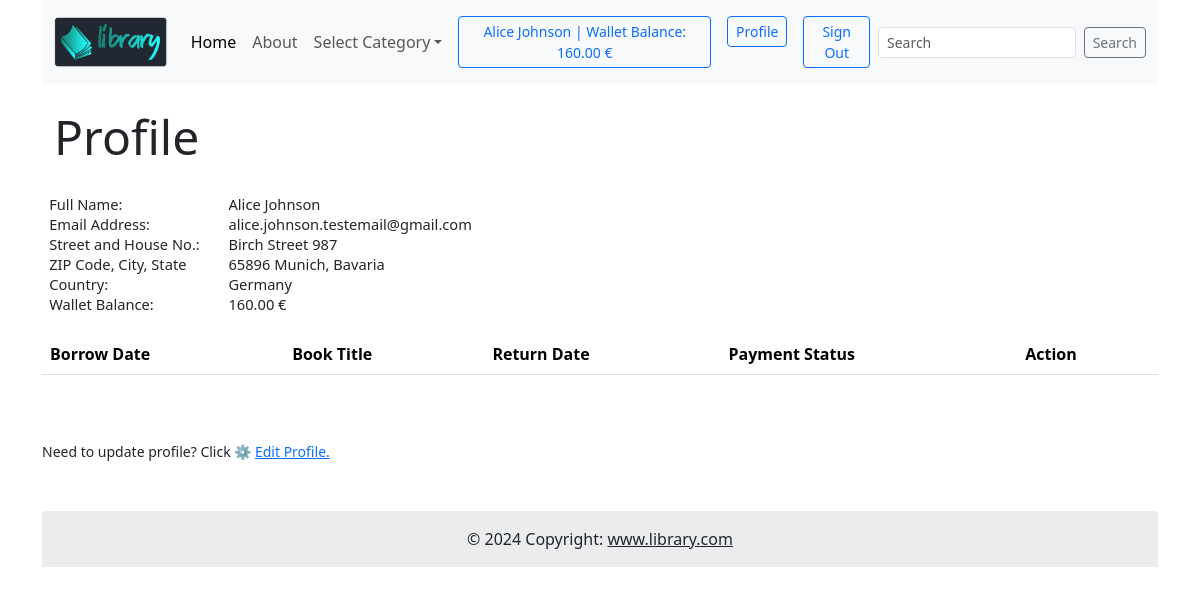
/user/profile/ (signed in), run on the app's committed database.
### user_app/models.py (models this page shows, shortened)
class UserProfile(models.Model):
    user = models.OneToOneField(User, on_delete=models.CASCADE)
    user_address = models.ForeignKey(UserAddress, on_delete=models.CASCADE)
    wallet_balance = models.DecimalField(max_digits=8, decimal_places=2, default=0)

class UserAddress(models.Model):
    user = models.OneToOneField(User, on_delete=models.CASCADE)
    road_and_house = models.CharField(max_length=500)
    zip_code = models.IntegerField()
    city = models.CharField(max_length=50)
    state = models.CharField(max_length=50)
    country = models.CharField(max_length=50)

### user_app/views.py (the view)
# urls.py: path('user/profile/',           Profile_View.as_view(),         name='profile'),
class Profile_View(LoginRequiredMixin, View):
    def get(self, request, *args, **kwargs):
        user_borrows = Borrow.objects.filter(user_profile=self.request.user.userprofile).order_by('-id')
        context = {
            'user': request.user,
            'user_address': request.user.useraddress,
            'user_profile': request.user.userprofile,
            'user_borrows': user_borrows,
        }
        return render(request, 'user_app/user_profile.html', context)

### user_app/templates/user_app/user_profile.html (shortened to what this page needs)
{% extends 'core/base.html' %}
{% block page_heading %} <div class="container"><h1 class="display-5">Profile</h1></div> {% endblock %}
{% block page_content %}
	<p style='margin: 0cm;font-size:11.0pt;font-family:"Calibri",sans-serif;line-height:normal;'><span style='font-family:"Segoe UI",sans-serif;'>&nbsp;</span></p>
	<table style="border-collapse:collapse;border:none;">
		<tbody>
		<tr>
			<td style="width: 134.45pt;padding: 0cm 5.4pt;vertical-align: top;"><p style='margin: 0cm;font-size:11.0pt;font-family:"Calibri",sans-serif;line-height:normal;'><span style='font-family:"Segoe UI",sans-serif;'>Full Name:</span></p></td>
			<td style="width: 205.5pt;padding: 0cm 5.4pt;vertical-align: top;"><p style='margin: 0cm;font-size:11.0pt;font-family:"Calibri",sans-serif;line-height:normal;'><span style='font-family:"Segoe UI",sans-serif;'>{{ user.first_name }} {{ user.last_name }}</span></p></td>
		</tr>
		<tr>
			<td style="width: 134.45pt;padding: 0cm 5.4pt;vertical-align: top;"><p style='margin: 0cm;font-size:11.0pt;font-family:"Calibri",sans-serif;line-height:normal;'><span style='font-family:"Segoe UI",sans-serif;'>Email Address:</span></p></td>
			<td style="width: 205.5pt;padding: 0cm 5.4pt;vertical-align: top;"><p style='margin: 0cm;font-size:11.0pt;font-family:"Calibri",sans-serif;line-height:normal;'><span style='font-family:"Segoe UI",sans-serif;'>{{ user.email }}</span></p></td>
		</tr>
		<tr>
			<td style="width: 134.45pt;padding: 0cm 5.4pt;vertical-align: top;"><p style='margin: 0cm;font-size:11.0pt;font-family:"Calibri",sans-serif;line-height:normal;'><span style='font-family:"Segoe UI",sans-serif;'>Street and House No.:</span></p></td>
			<td style="width: 205.5pt;padding: 0cm 5.4pt;vertical-align: top;"><p style='margin: 0cm;font-size:11.0pt;font-family:"Calibri",sans-serif;line-height:normal;'><span style='font-family:"Segoe UI",sans-serif;'>{{ user_address.road_and_house }}</span></p></td>
		</tr>
		<tr>
			<td style="width: 134.45pt;padding: 0cm 5.4pt;vertical-align: top;"><p style='margin: 0cm;font-size:11.0pt;font-family:"Calibri",sans-serif;line-height:normal;'><span style='font-family:"Segoe UI",sans-serif;'>ZIP Code, City, State</span></p></td>
			<td style="width: 205.5pt;padding: 0cm 5.4pt;vertical-align: top;"><p style='margin: 0cm;font-size:11.0pt;font-family:"Calibri",sans-serif;line-height:normal;'><span style='font-family:"Segoe UI",sans-serif;'>{{ user_address.zip_code }} {{ user_address.city }}, {{ user_address.state }}</span></p></td>
		</tr>
		<tr>
			<td style="width: 134.45pt;padding: 0cm 5.4pt;vertical-align: top;"><p style='margin: 0cm;font-size:11.0pt;font-family:"Calibri",sans-serif;line-height:normal;'><span style='font-family:"Segoe UI",sans-serif;'>Country:</span></p></td>
			<td style="width: 205.5pt;padding: 0cm 5.4pt;vertical-align: top;"><p style='margin: 0cm;font-size:11.0pt;font-family:"Calibri",sans-serif;line-height:normal;'><span style='font-family:"Segoe UI",sans-serif;'>{{ user_address.country }}</span></p></td>
		</tr>
		<tr>
			<td style="width: 134.45pt;padding: 0cm 5.4pt;vertical-align: top;"><p style='margin: 0cm;font-size:11.0pt;font-family:"Calibri",sans-serif;line-height:normal;'><span style='font-family:"Segoe UI",sans-serif;'>Wallet Balance:</span></p></td>
			<td style="width: 205.5pt;padding: 0cm 5.4pt;vertical-align: top;"><p style='margin: 0cm;font-size:11.0pt;font-family:"Calibri",sans-serif;line-height:normal;'><span style='font-family:"Segoe UI",sans-serif;'>{{ user_profile.wallet_balance }} €</span></p></td>
		</tr>
		</tbody>
	</table>
	<p style='margin: 0cm;font-size:11.0pt;font-family:"Calibri",sans-serif;line-height:normal;'><span style='font-family:"Segoe UI",sans-serif;'>&nbsp;</span></p>
	<table class="table">
		<thead>
		<tr>
			<th scope="col">Borrow Date</th>
			<th scope="col">Book Title</th>
			<th scope="col">Return Date</th>
			<th scope="col">Payment Status</th>
			<th scope="col">Action</th>
		</tr>
		</thead>
	</table>
	<br><br>
	<small>Need to update profile? Click ⚙️ <a href="{% url 'profile_edit' %}">Edit Profile.</a></small><br>
{% endblock %}

### core/templates/core/navbar.html (shortened to what this page needs)
{% load static %}
<nav class="navbar navbar-expand-lg bg-body-tertiary">
	<div class="container-fluid">
		<a class="navbar-brand" href="{% url 'home' %}"><img src="{% static 'core/images/library_logo.png' %}" alt="Brand Logo" height="50"></a>
		<div class="collapse navbar-collapse" id="navbarSupportedContent">
			<ul class="navbar-nav me-auto mb-2 mb-lg-0">
				<li class="nav-item"><a class="nav-link active" aria-current="page" href="{% url 'home' %}">Home</a></li>
				<li class="nav-item"><a class="nav-link" href="{% url 'about' %}">About</a></li>
				<li class="nav-item dropdown">
					<a class="nav-link dropdown-toggle" href="#" role="button" data-bs-toggle="dropdown" aria-expanded="false">Select Category</a>
				</li>
			</ul>
			<ul class="navbar-nav ms-auto mb-2 mb-lg-0">
				{% if user.is_authenticated %}
					<li class="nav-item"><a class="nav-link" href="{% url 'recharge_wallet' %}"><button type="button" class="btn btn-outline-primary btn-sm">{{ user.first_name }} {{ user.last_name }} | Wallet Balance: {{ user.userprofile.wallet_balance }} €</button></a></li>
					<li class="nav-item"><a class="nav-link" href="{% url 'profile' %}"><button type="button" class="btn btn-outline-primary btn-sm">Profile</button></a></li>
					<li class="nav-item"><a class="nav-link" href="{% url 'signout' %}"><button type="button" class="btn btn-outline-primary btn-sm">Sign Out</button></a></li>
				{% endif %}
			</ul>
			<form class="d-flex" role="search">
				<input class="form-control form-control-sm me-2" type="search" placeholder="Search" aria-label="Search">
				<button class="btn btn-outline-secondary btn-sm" type="submit">Search</button>
			</form>
		</div>
	</div>
</nav>

### data on the page
UserAddress: road_and_house "Birch Street 987", zip_code "65896", city "Munich", state "Bavaria", country "Germany"
UserProfile: wallet_balance "160.00"

### other printed values
{{ user.first_name }} "Alice"
{{ user.last_name }} "Johnson"
{{ user.userprofile.wallet_balance }} "160.00"
{{ user.email }} "alice.johnson.testemail@gmail.com"
